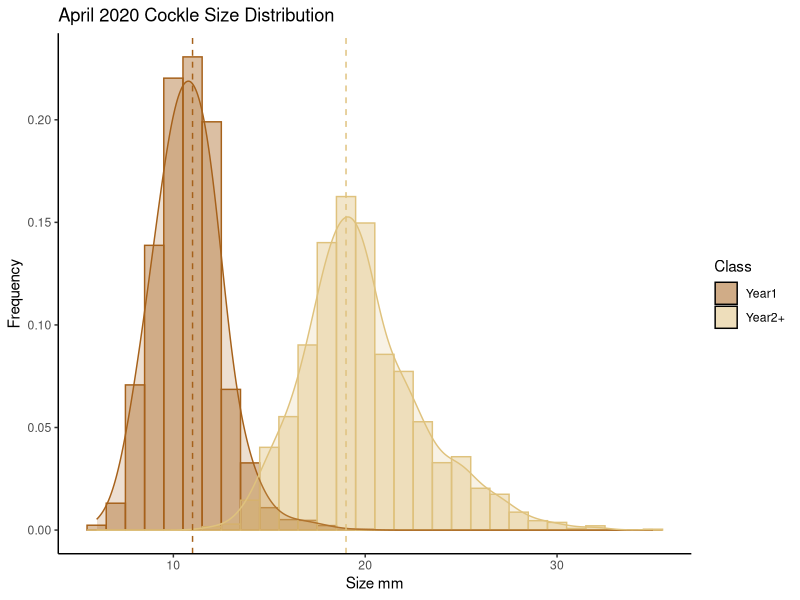

Write the R code that produced this figure.
# load libraries
library(tidyverse)

# import data
temp_sizes <- read.csv("data/temp_sizes.csv")

# select sizes relavent to season
sizes <- temp_sizes %>%
  select("length", "y1", "y2") %>%
  gather(year_class, quantity, "y1", "y2") 

# produce new vectors for individual sizes
temp_length <- rep(sizes$length, times = sizes$quantity) 
temp_class <- rep(sizes$year_class, times = sizes$quantity)

# new data frame for plots
temp_sizes_df <- data.frame(temp_length, temp_class)

mu <- temp_sizes_df %>% group_by(temp_class) %>% summarize(grp_med = median(temp_length))

head(mu)

# plot 
p <- ggplot(temp_sizes_df, aes(x=temp_length, color=temp_class, fill=temp_class, position="dodge")) +  geom_histogram(aes(y=..density..), binwidth = 1.0, alpha=0.4, position="identity") + geom_density(alpha=0.2, bw = 0.75) + geom_vline(data = mu, aes(xintercept=grp_med, colour = temp_class), linetype = "dashed") + scale_color_manual(values=c("#a6611a","#dfc27d","#80cdc1"), guide = FALSE)  + scale_fill_manual(name = "Class",labels = c("Year1", "Year2+"), values=c("#a6611a","#dfc27d","#80cdc1")) + theme(legend.position="top") + labs(title="April 2020 Cockle Size Distribution", x="Size mm", y = "Frequency") + theme_classic()

# Open a pdf file
pdf("plots/freq_dist.pdf") 

# 2. Create a plot
p

# Close the pdf file
dev.off()
